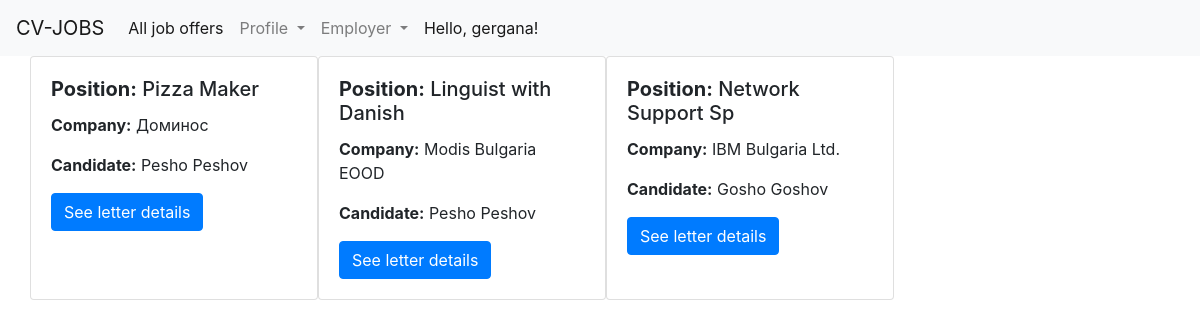
The page /emp/motivation_letters/ (signed in) on the database its author committed.
### cv/models.py (models this page shows, shortened)
class MotivationLetter(models.Model):
    applicant_user = models.ForeignKey(ApplicantUser, on_delete=models.CASCADE)
    job_offer = models.OneToOneField(JobOffer, on_delete=models.CASCADE)
    cv_general = models.ForeignKey(CVGeneral, on_delete=models.CASCADE)
    text = models.TextField()

class ApplicantUser(models.Model):
    user = models.OneToOneField(User, on_delete=models.CASCADE, related_name="app_user")
    name_first = models.CharField(max_length=20)
    name_last = models.CharField(max_length=20)

### emp/models.py (models this page shows, shortened)
class JobOffer(models.Model):
    user = models.ForeignKey(User, on_delete=models.CASCADE)
    company_name = models.CharField(max_length=30)
    position = models.CharField(max_length=50)
    starting_salary = models.PositiveIntegerField()
    job_description = models.TextField()
    address = models.CharField(max_length=50)

### emp/views.py (the view)
# urls.py: path('motivation_letters/', views.MotivationLetterUserList.as_view(), name='mot-letter-list'),
class MotivationLetterUserList(generic.ListView):
    model = MotivationLetter
    template_name = 'motivation_letter_list.html'
    context_object_name = 'letters'
    def get_queryset(self):
        letters = MotivationLetter.objects.filter(job_offer__user=self.request.user.id)
        if letters:
            return letters
        else:
            return []

### cv/templates/motivation_letter_list.html
{% extends 'index.html' %}
{% block 'free_content' %}
        {% if letters %}
        <div class="row">
            {% for l in letters %}
            <div class="card" style="width: 18rem;">
              <div class="card-body">
                  <h5 class="card-title"><b>Position:</b> {{l.job_offer.position}}</h5>
                  <p class="card-text"><b>Company:</b> {{l.job_offer.company_name}}</p>
                  <p class="card-text"><b>Candidate:</b> {{l.applicant_user.name_first}} {{l.applicant_user.name_last}}</p>
                {% if request.user.is_superuser %}
                <a href="{% url 'mot-letter-details' l.pk %}" class="btn btn-primary">See letter details</a>
                {% else %}
                <a href="{% url 'app-mot-letter-details' l.pk %}" class="btn btn-primary">See letter details</a>
                {% endif %}
              </div>
            </div>
            {% endfor %}
        </div>
        {% else %}
            <h1> There are no motivation letters at the moment.</h1>
        {% endif %}
{% endblock %}

### common/templates/navbar.html (shortened to what this page needs)
<nav class="navbar navbar-expand-lg navbar-light bg-light">
  <a class="navbar-brand" href="#">CV-JOBS</a>
  <div class="collapse navbar-collapse" id="navbarSupportedContent">
    <ul class="navbar-nav mr-auto">
      <li class="nav-item active">
        <a class="nav-link" href="{% url 'jobs-all' %}">All job offers <span class="sr-only">(current)</span></a>
      </li>
      {% if not request.user.is_authenticated %}
      <li class="nav-item">
        <a class="nav-link" href="{% url 'login' %}">Log in</a>
      </li>
      {% else %}
      <li class="nav-item dropdown">
        <a class="nav-link dropdown-toggle" href="#" id="navbarDropdown" role="button" data-toggle="dropdown" aria-haspopup="true" aria-expanded="false">
          Profile
        </a>
      </li>
        {% if user.app_user %}
      <li class="nav-item dropdown">
        <a class="nav-link dropdown-toggle" href="#" id="navbarDropdown" role="button" data-toggle="dropdown" aria-haspopup="true" aria-expanded="false">
          Applicant
        </a>
        <div class="dropdown-menu" aria-labelledby="navbarDropdown">
          <a class="dropdown-item" href="{% url 'cv-general-create' %}">Start new CV</a>
          <a class="dropdown-item" href="{% url 'cv-workplace-create' %}">Add workplace</a>
          <a class="dropdown-item" href="{% url 'cv-education-create' %}">Add education</a>
          <a class="dropdown-item" href="{% url 'cv-languages-create' %}">Add language</a>
          <div class="dropdown-divider"></div>
          <a class="dropdown-item" href="{% url 'cv-mine' %}">My CV's</a>
          <a class="dropdown-item" href="{% url 'app-mot-letter-list' %}">My applications</a>
        </div>
      </li>
        {% elif request.user.is_superuser %}
      <li class="nav-item dropdown">
        <a class="nav-link dropdown-toggle" href="#" id="navbarDropdown" role="button" data-toggle="dropdown" aria-haspopup="true" aria-expanded="false">
          Employer
        </a>
      </li>
        {% endif %}
    {% endif %}
    {% if request.user.is_authenticated and user.app_user %}
      <li class="nav-item active">
        <a class="nav-link my-2 my-sm-0" href="{% url 'applicant-profile' user.app_user.id %}">Hello, {{user}}! <span class="sr-only">(current)</span></a>
      </li>
    {% elif request.user.is_authenticated and request.user.is_superuser %}
      <li class="nav-item active">
        <a class="nav-link my-2 my-sm-0" href="#">Hello, {{user}}! <span class="sr-only">(current)</span></a>
      </li>
    {% else %}
      <li class="nav-item active">
        <a class="nav-link my-2 my-sm-0" href="#">Looking for a job, Stranger? <span class="sr-only">(current)</span></a>
      </li>
    {% endif %}
    </ul>
  </div>
</nav>

### rows shown on the page
MotivationLetter: job_offer.position "Pizza Maker", job_offer.company_name "Доминос", applicant_user.name_first "Pesho", applicant_user.name_last "Peshov"
MotivationLetter: job_offer.position "Linguist with Danish", job_offer.company_name "Modis Bulgaria EOOD", applicant_user.name_first "Pesho", applicant_user.name_last "Peshov"
MotivationLetter: job_offer.position "Network Support Sp", job_offer.company_name "IBM Bulgaria Ltd.", applicant_user.name_first "Gosho", applicant_user.name_last "Goshov"

### other values the page prints
{{ user }} "gergana"
